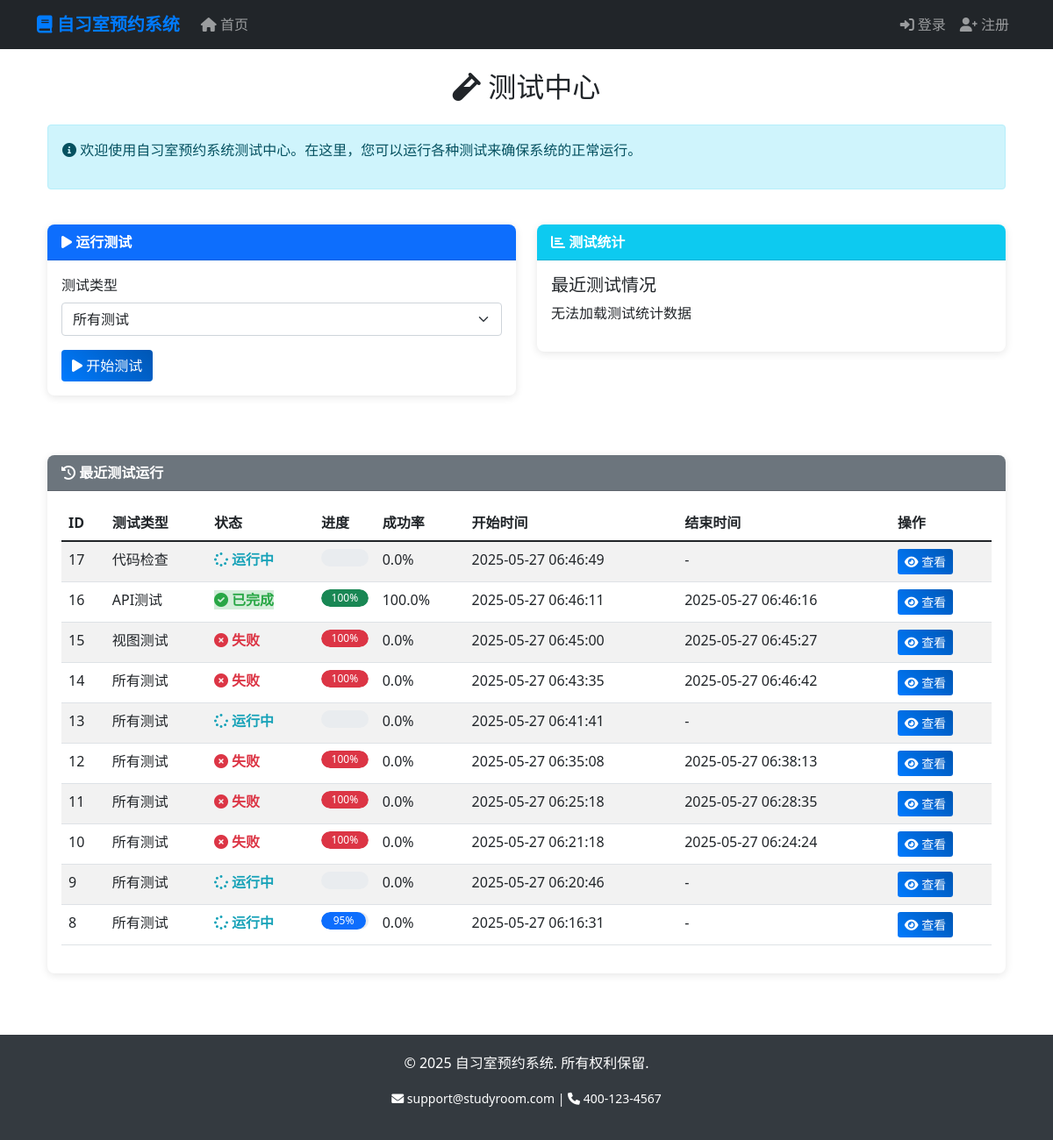
The page /tests/dashboard/ on the database its author committed.
### test_dashboard/models.py (models this page shows, shortened)
class TestRun(models.Model):
    TEST_TYPE_CHOICES = [
        ('all', '所有测试'),
        ('unit', '单元测试'),
        ('integration', '集成测试'),
        ('performance', '性能测试'),
        ('models', '模型测试'),
        ('views', '视图测试'),
        ('api', 'API测试'),
        ('coverage', '覆盖率测试'),
        ('lint', '代码检查'),
        ('security', '安全检查'),
        ('full', '完整测试'),
    ]
    STATUS_CHOICES = [
        ('queued', '排队中'),
        ('running', '运行中'),
        ('completed', '已完成'),
        ('failed', '失败'),
    ]
    test_type = models.CharField(max_length=20, choices=TEST_TYPE_CHOICES, verbose_name='测试类型')
    started_at = models.DateTimeField(auto_now_add=True, verbose_name='开始时间')
    completed_at = models.DateTimeField(null=True, blank=True, verbose_name='完成时间')
    status = models.CharField(max_length=20, choices=STATUS_CHOICES, default='queued', verbose_name='状态')
    progress = models.IntegerField(default=0, verbose_name='进度')
    result_data = models.TextField(blank=True, null=True, verbose_name='结果数据')
    success_rate = models.FloatField(default=0.0, verbose_name='成功率')
    class Meta:
        ordering = ['-started_at']
        verbose_name = '测试运行'
        verbose_name_plural = '测试运行'

### test_dashboard/views.py (the view)
# urls.py: path('dashboard/', views.dashboard, name='dashboard'),
def dashboard(request):
    recent_runs = TestRun.objects.all()[:10]
    return render(request, 'test_dashboard/dashboard.html', {
        'recent_runs': recent_runs,
        'test_types': dict(TestRun.TEST_TYPE_CHOICES),
    })

### templates/test_dashboard/dashboard.html (shortened to what this page needs)
{% extends "base.html" %}
{% block content %}
<div class="container">
    <div class="row mb-4">
        <div class="col-12">
            <h2 class="text-center mb-4"><i class="fas fa-vial"></i> 测试中心</h2>
            <div class="alert alert-info">
                <p><i class="fas fa-info-circle"></i> 欢迎使用自习室预约系统测试中心。在这里，您可以运行各种测试来确保系统的正常运行。</p>
            </div>
        </div>
    </div>
    <div class="row mb-4">
        <div class="col-md-6 mb-4">
            <div class="card test-card">
                <div class="card-header bg-primary text-white">
                    <i class="fas fa-play"></i> 运行测试
                </div>
                <div class="card-body">
                    <form method="post" action="{% url 'tests:run_tests' %}">
                        <div class="mb-3">
                            <label for="test_type" class="form-label">测试类型</label>
                            <select name="test_type" id="test_type" class="form-select">
                                {% for value, name in test_types.items %}
                                <option value="{{ value }}">{{ name }}</option>
                                {% endfor %}
                            </select>
                        </div>
                        <button type="submit" class="btn btn-primary">
                            <i class="fas fa-play"></i> 开始测试
                        </button>
                    </form>
                </div>
            </div>
        </div>
        <div class="col-md-6 mb-4">
            <div class="card test-card">
                <div class="card-header bg-info text-white">
                    <i class="fas fa-chart-bar"></i> 测试统计
                </div>
                <div class="card-body">
                    <h5>最近测试情况</h5>
                    <div id="test-statistics">
                    </div>
                </div>
            </div>
        </div>
    </div>
    <div class="row">
        <div class="col-12">
            <div class="card test-card">
                <div class="card-header bg-secondary text-white">
                    <i class="fas fa-history"></i> 最近测试运行
                </div>
                <div class="card-body recent-runs-container">
                    <div class="table-responsive">
                        <table class="table table-striped table-hover">
                            <thead>
                                <tr>
                                    <th>ID</th>
                                    <th>测试类型</th>
                                    <th>状态</th>
                                    <th>进度</th>
                                    <th>成功率</th>
                                    <th>开始时间</th>
                                    <th>结束时间</th>
                                    <th>操作</th>
                                </tr>
                            </thead>
                            <tbody id="recent-runs">
                                {% for run in recent_runs %}
                                <tr>
                                    <td>{{ run.id }}</td>
                                    <td>{{ run.get_test_type_display }}</td>
                                    <td>
                                        <span class="test-status status-{{ run.status }}">
                                            {% if run.status == 'queued' %}
                                                <i class="fas fa-clock"></i> 排队中
                                            {% elif run.status == 'running' %}
                                                <i class="fas fa-spinner fa-spin"></i> 运行中
                                            {% elif run.status == 'completed' %}
                                                <i class="fas fa-check-circle"></i> 已完成
                                            {% else %}
                                                <i class="fas fa-times-circle"></i> 失败
                                            {% endif %}
                                        </span>
                                    </td>
                                    <td>
                                        <div class="progress">
                                            <div class="progress-bar
                                                {% if run.status == 'completed' %}bg-success
                                                {% elif run.status == 'failed' %}bg-danger
                                                {% else %}bg-primary{% endif %}"
                                                role="progressbar"
                                                style="width: {{ run.progress }}%"
                                                aria-valuenow="{{ run.progress }}"
                                                aria-valuemin="0"
                                                aria-valuemax="100">
                                                {{ run.progress }}%
                                            </div>
                                        </div>
                                    </td>
                                    <td>{{ run.success_rate|floatformat:1 }}%</td>
                                    <td>{{ run.started_at|date:"Y-m-d H:i:s" }}</td>
                                    <td>{{ run.completed_at|date:"Y-m-d H:i:s"|default:"-" }}</td>
                                    <td>
                                        <a href="{% url 'tests:test_detail' run.id %}" class="btn btn-sm btn-primary">
                                            <i class="fas fa-eye"></i> 查看
                                        </a>
                                    </td>
                                </tr>
                                {% empty %}
                                <tr>
                                    <td colspan="8" class="text-center">没有测试运行记录</td>
                                </tr>
                                {% endfor %}
                            </tbody>
                        </table>
                    </div>
                </div>
            </div>
        </div>
    </div>
</div>
{% endblock %}

### templates/base.html (shortened to what this page needs)
<!DOCTYPE html>
<html lang="zh-cn">
<head>
    <link href="https://cdn.jsdelivr.net/npm/bootstrap@5.1.3/dist/css/bootstrap.min.css" rel="stylesheet">
    <link href="https://cdnjs.cloudflare.com/ajax/libs/font-awesome/6.0.0/css/all.min.css" rel="stylesheet">
</head>
<body>
    <nav class="navbar navbar-expand-lg navbar-dark bg-dark">
        <div class="container">
            <a class="navbar-brand" href="{% url 'rooms:room_list' %}">
                <i class="fas fa-book"></i> 自习室预约系统
            </a>
            <div class="collapse navbar-collapse" id="navbarNav">
                <ul class="navbar-nav me-auto">
                    <li class="nav-item">
                        <a class="nav-link" href="{% url 'rooms:room_list' %}">
                            <i class="fas fa-home"></i> 首页
                        </a>
                    </li>
                </ul>
                <ul class="navbar-nav">
                    {% if user.is_authenticated %}
                    <li class="nav-item dropdown">
                        <a class="nav-link dropdown-toggle" href="#" id="navbarDropdown" role="button" data-bs-toggle="dropdown">
                            <i class="fas fa-user"></i> {{ user.username }}
                        </a>
                        <ul class="dropdown-menu">
                            <li><a class="dropdown-item" href="{% url 'accounts:profile' %}">
                                <i class="fas fa-user-edit"></i> 个人资料
                            </a></li>
                            <li><hr class="dropdown-divider"></li>
                            <li><a class="dropdown-item" href="{% url 'accounts:logout' %}">
                                <i class="fas fa-sign-out-alt"></i> 退出登录
                            </a></li>
                        </ul>
                    </li>
                    {% else %}
                    <li class="nav-item">
                        <a class="nav-link" href="{% url 'accounts:login' %}">
                            <i class="fas fa-sign-in-alt"></i> 登录
                        </a>
                    </li>
                    <li class="nav-item">
                        <a class="nav-link" href="{% url 'accounts:register' %}">
                            <i class="fas fa-user-plus"></i> 注册
                        </a>
                    </li>
                    {% endif %}
                </ul>
            </div>
        </div>
    </nav>
    <main class="container my-4">
        {% block content %}{% endblock %}
    </main>
    <footer class="text-center">
        <div class="container">
            <p>&copy; 2025 自习室预约系统. 所有权利保留.</p>
            <p>
                <small>
                    <i class="fas fa-envelope"></i> support@studyroom.com |
                    <i class="fas fa-phone"></i> 400-123-4567
                </small>
            </p>
        </div>
    </footer>
</body>
</html>

### templates/base.html (style rules this page uses)
.navbar-brand { font-weight: bold; color: #007bff !important; }
.card { transition: transform 0.2s; border: none; box-shadow: 0 2px 10px rgba(0,0,0,0.1); }
.btn-primary { background: linear-gradient(45deg, #007bff, #0056b3); border: none; }
.status-completed { background-color: #d4edda; color: #155724; }
footer { background-color: #343a40; color: white; padding: 20px 0; margin-top: 50px; }

### templates/test_dashboard/dashboard.html (style rules this page uses)
.test-card { border-radius: 8px; margin-bottom: 20px; box-shadow: 0 2px 10px rgba(0,0,0,0.1); transition: all 0.3s ease; }
.test-card .card-header { border-radius: 8px 8px 0 0; font-weight: bold; }
.test-status { font-weight: bold; }
.status-running { color: #17a2b8; }
.status-completed { color: #28a745; }
.status-failed { color: #dc3545; }
.progress { height: 20px; border-radius: 10px; }
.progress-bar { border-radius: 10px; transition: width 0.5s ease; }
.recent-runs-container { max-height: 600px; overflow-y: auto; }

### rows shown on the page
TestRun: id "17", test_type "代码检查", status "running" (drawn), success_rate "0.0", started_at "2025-05-27 06:46:49", completed_at "-"
TestRun: id "16", test_type "API测试", status "completed" (drawn), progress "100", success_rate "100.0", started_at "2025-05-27 06:46:11", completed_at "2025-05-27 06:46:16"
TestRun: id "15", test_type "视图测试", status "failed" (drawn), progress "100", success_rate "0.0", started_at "2025-05-27 06:45:00", completed_at "2025-05-27 06:45:27"
TestRun: id "14", test_type "所有测试", status "failed" (drawn), progress "100", success_rate "0.0", started_at "2025-05-27 06:43:35", completed_at "2025-05-27 06:46:42"
TestRun: id "13", test_type "所有测试", status "running" (drawn), success_rate "0.0", started_at "2025-05-27 06:41:41", completed_at "-"
TestRun: id "12", test_type "所有测试", status "failed" (drawn), progress "100", success_rate "0.0", started_at "2025-05-27 06:35:08", completed_at "2025-05-27 06:38:13"
TestRun: id "11", test_type "所有测试", status "failed" (drawn), progress "100", success_rate "0.0", started_at "2025-05-27 06:25:18", completed_at "2025-05-27 06:28:35"
TestRun: id "10", test_type "所有测试", status "failed" (drawn), progress "100", success_rate "0.0", started_at "2025-05-27 06:21:18", completed_at "2025-05-27 06:24:24"
TestRun: id "9", test_type "所有测试", status "running" (drawn), success_rate "0.0", started_at "2025-05-27 06:20:46", completed_at "-"
TestRun: id "8", test_type "所有测试", status "running" (drawn), progress "95", success_rate "0.0", started_at "2025-05-27 06:16:31", completed_at "-"

### other values the page prints
form field test_type "所有测试"
